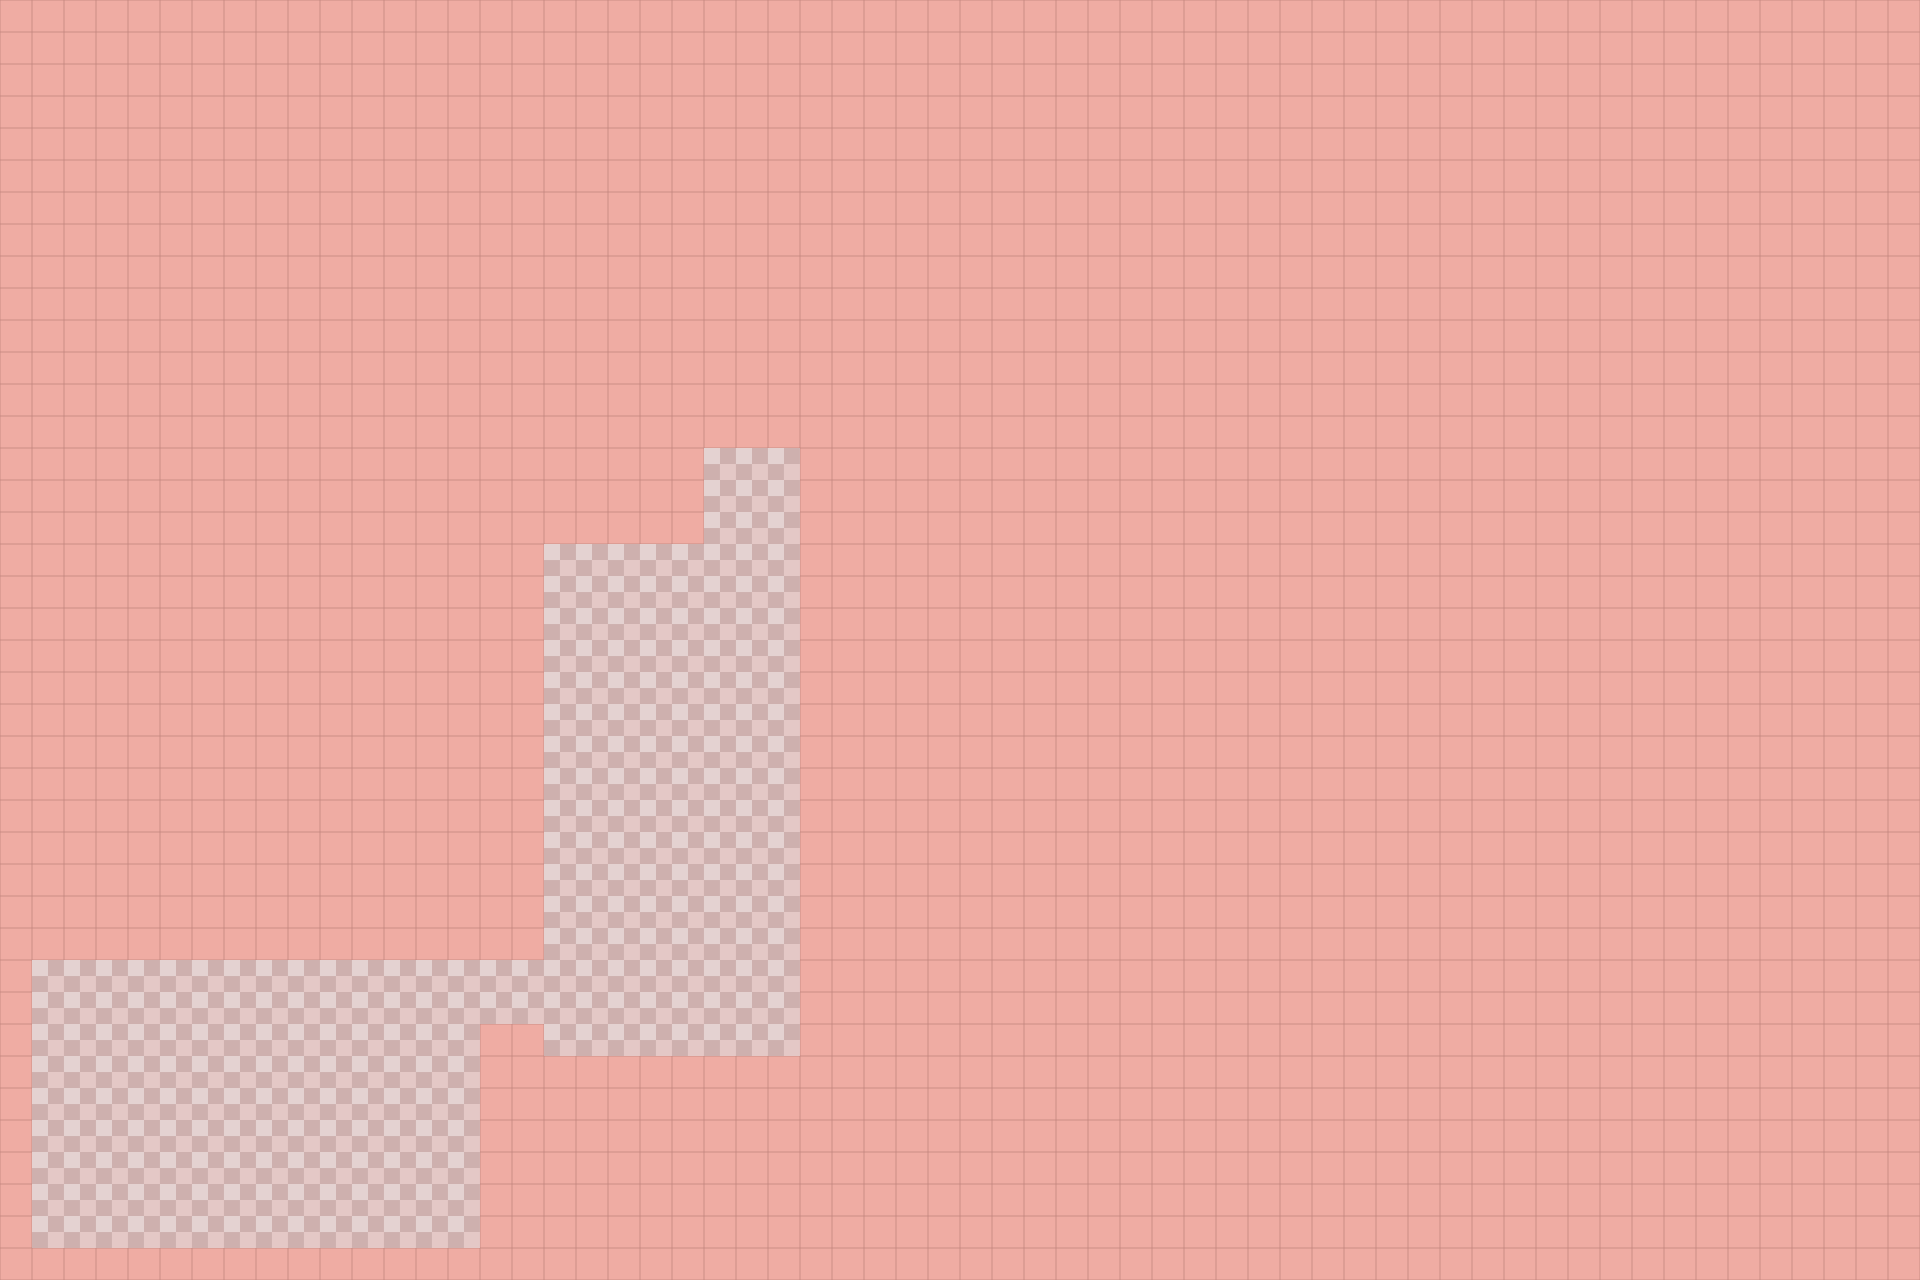

Rendered tile map (Tiled .tmx) drawn with the repository's tilesets; below, a short description and the map source with its tile grids summarised:
An orthogonal 60x40 tile map with 32x32 px tiles, 2 tile layers (Tile Layer 1, Tile Layer 2) and 17 objects.

<map version="1.0" tiledversion="1.1.0" orientation="orthogonal" renderorder="right-down" width="60" height="40" tilewidth="32" tileheight="32" infinite="0" nextobjectid="18">
 <tileset firstgid="1" source="Mall.tsx" />
 <layer name="Tile Layer 1" width="60" height="40">
  <data>[2400 cells, 2400 non-empty, 1 distinct tile ids]</data>
 </layer>
 <layer name="Tile Layer 2" width="60" height="40">
  <data>[2400 cells, 267 non-empty, 1 distinct tile ids]</data>
 </layer>
 <objectgroup name="CollPlants">
  <object id="12" x="1254" y="904" width="400" height="440" />
  <object id="13" x="1018" y="842" width="360" height="482" />
  <object id="14" x="-50" y="1250" width="1178" height="68" />
 </objectgroup>
 <objectgroup name="CollShops">
  <object id="3" x="490" y="10" width="1432" height="226" />
  <object id="4" x="1656" y="214" width="258" height="572" />
  <object id="8" x="1070" y="420" width="488" height="258" />
  <object id="15" x="780" y="738" width="360" height="598" />
  <object id="16" x="482" y="1066" width="382" height="218" />
 </objectgroup>
 <objectgroup name="CollWalls">
  <object id="1" x="20" y="8" width="1888" height="32" />
  <object id="2" x="0" y="32" width="544" height="928" />
  <object id="5" x="348" y="150" width="1470" height="406" />
  <object id="6" x="1488" y="472" width="352" height="274" />
  <object id="7" x="1212" y="614" width="540" height="322" />
  <object id="9" x="760" y="486" width="554" height="280" />
  <object id="10" x="826" y="738" width="666" height="298" />
  <object id="11" x="1444" y="734" width="548" height="554" />
  <object id="17" x="-78" y="916" width="116" height="364" />
 </objectgroup>
</map>
